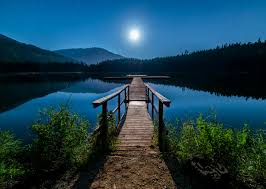
#> input picture Python/OpenCV/Resources/im.jpg, 266 x 189 px, found by its file name
$ jupyter execute --allow-errors cv1.ipynb   (text cells are left out)
#> lines starting #> are read from the running program, lines starting #| are printed output that depends on the picture
[cell 1]
import numpy as np
import cv2 as cv
print(cv.__version__)

[cell 2]
img=cv.imread("im.jpg")
#> img is the input picture: shape (189, 266, 3); mean B, G, R 82.2, 65.3, 27.7

print(type(img))
#| <class 'numpy.ndarray'>

print(img.shape)
#| (189, 266, 3)

cv.imshow("window",img) #to show image

cv.waitKey(0) #time delay

[cell 3]
img=cv.imread("im.jpg")

img_gray=cv.cvtColor(img,cv.COLOR_BGR2GRAY) #Gray scale : color-> gray
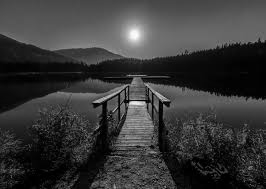
#> img_gray: shape (189, 266); min 0, max 255, mean 56
img_gray.shape

cv.imshow("window",img_gray)

cv.waitKey(0)

[cell 4]
img=cv.imread("im.jpg")

imgBlue=img[:,:,0]
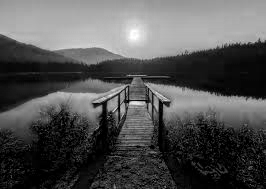
#> imgBlue: shape (189, 266); min 0, max 255, mean 82.2
imgred=img[:,:,2]
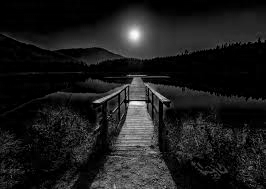
#> imgred: shape (189, 266); min 0, max 254, mean 27.7
imgagreen=img[:,:,1]
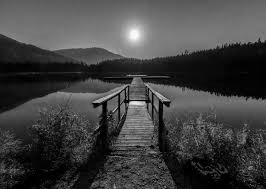
#> imgagreen: shape (189, 266); min 0, max 255, mean 65.3

new_img=np.hstack((imgBlue,imgagreen,imgred))
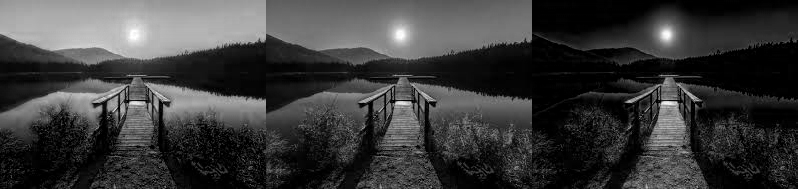
#> new_img: shape (189, 798); min 0, max 255, mean 58.4

cv.imshow("window",new_img)

cv.waitKey(0)

[cell 5]
import cv2 as cv
import numpy as np

img = cv.imread("im.jpg")

# Split channels
imgBlue = img[:, :, 0]
imgGreen = img[:, :, 1]
imgRed = img[:, :, 2]

# Convert each single channel to a 3-channel image
blue_img = cv.merge([imgBlue, imgBlue, imgBlue])
green_img = cv.merge([imgGreen, imgGreen, imgGreen])
red_img = cv.merge([imgRed, imgRed, imgRed])

# Stack them horizontally
new_img = np.hstack((blue_img, green_img, red_img))
#> new_img: shape (189, 798, 3)

# Show result
cv.imshow("window", new_img)
cv.waitKey(0)
cv.destroyAllWindows()

[cell 6]
import cv2 as cv
import numpy as np

img = cv.imread("wal.jpg")

#> (the rest of this cell did not finish here and is left out)

[cell 7]
import cv2 as cv
import numpy as np

img = cv.imread("im.jpg")

img_flip=cv.flip(img,0)
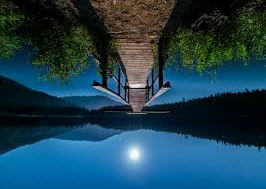
#> img_flip: shape (189, 266, 3); mean B, G, R 82.2, 65.3, 27.7

# Show result
cv.imshow("window", img_flip)
cv.waitKey(0)
cv.destroyAllWindows()

[cell 8]
import cv2 as cv
import numpy as np

img = cv.imread("im.jpg")

img_crop=img[0:100,0:100]
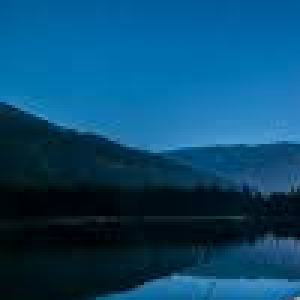
#> img_crop: shape (100, 100, 3) (shown 3 times larger); mean B, G, R 110.6, 73.2, 9.6

# Show result
cv.imshow("window", img_crop)
cv.waitKey(0)
cv.destroyAllWindows()

[cell 9]
import cv2 as cv

# Start webcam
capture = cv.VideoCapture(0)

# Check if camera opened successfully
if not capture.isOpened():

    print("Error: Could not access the webcam.")
    exit()

while True:

    # Read frame-by-frame
    ret, frame = capture.read()
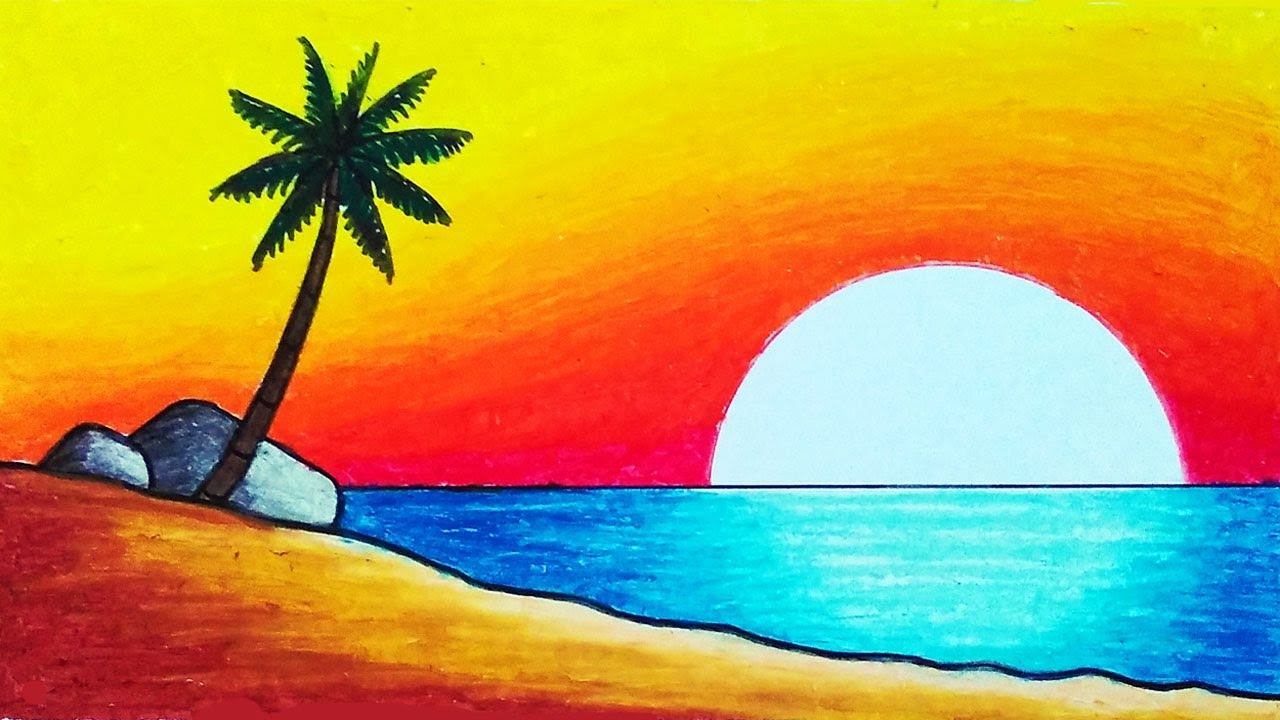
#> input picture Python/OpenCV/Resources/wall3.jpg, 1280 x 720 px, given in place of the camera
#> frame is the input picture: shape (720, 1280, 3); mean B, G, R 74.7, 158.5, 187.3
    if not ret:
        print("Error: Failed to grab frame.")
        break

    # Display the frame
    frame=cv.flip(frame,1)
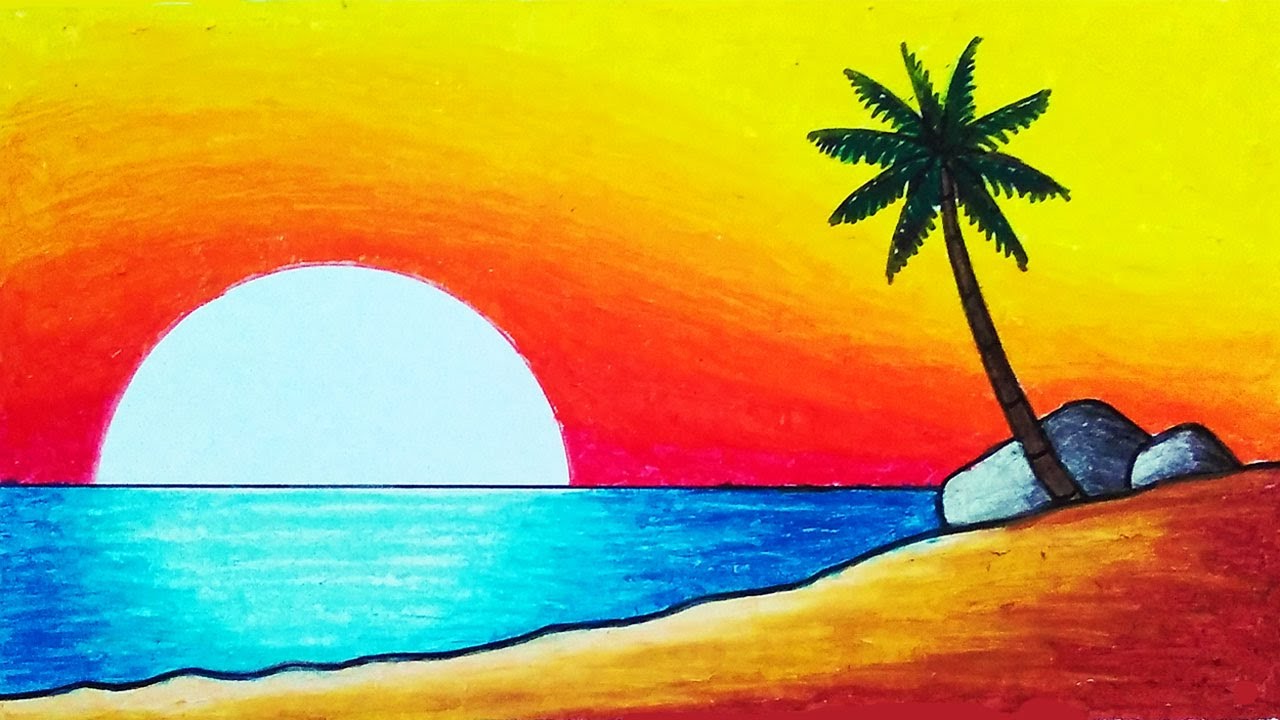
#> frame: shape (720, 1280, 3); mean B, G, R 74.7, 158.5, 187.3
    cv.imshow("Webcam Feed", frame)


    # Wait for 'q' key to stop
    if cv.waitKey(1) & 0xFF == ord('q'):
#> (key q is pressed here)
        break

# Release camera and close windows
capture.release()
cv.destroyAllWindows()

[cell 10]
import cv2 as cv

def rescale(frame,scale):
#> called with scale = 0.5
    width=int(frame.shape[1]*scale)
#> width = 640
    height=int(frame.shape[0]*scale)
#> height = 360

    dimensions=(width,height)
#> dimensions = (640, 360)

    return cv.resize(frame,dimensions,interpolation=cv.INTER_LANCZOS4)

def changeRes(width,height):
    capture.set(3,width)
    capture.set(4,height)


# Start webcam
capture = cv.VideoCapture(0)

# Check if camera opened successfully
if not capture.isOpened():

    print("Error: Could not access the webcam.")
    exit()

while True:

    # Read frame-by-frame
    ret, frame = capture.read()
    if not ret:
        print("Error: Failed to grab frame.")
        break

    # Display the frame
    frame=cv.flip(frame,1)
    frame=rescale(frame,0.50)
    cv.imshow("Webcam Feed", frame)


    # Wait for 'q' key to stop
    if cv.waitKey(1) & 0xFF == ord('q'):
#> (key q is pressed here)
        break

# Release camera and close windows
capture.release()
cv.destroyAllWindows()

[cell 11]
import numpy as np
import cv2 as cv

blank=np.zeros((500,500,3),dtype='uint8')

# blank[200:300,300:400]=120,234,124

blank=cv.rectangle(blank,(0,0),(250,250),(0,250,0),thickness=-1)
blank=cv.circle(blank,(250,250),40,(250,250,0),thickness=-1)
blank=cv.line(blank,(0,0),(250,250),(255,255,255),thickness=3)

blank=cv.putText(blank,"VOID",(215,250),cv.FONT_HERSHEY_COMPLEX,1.0,(0,0,255),2)

cv.imshow("Window",blank)
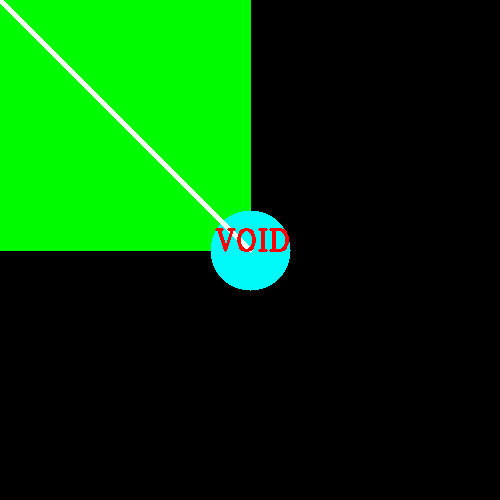
#> window 'Window': shape (500, 500, 3); mean B, G, R 5.9, 66, 2.5
cv.waitKey(0)
